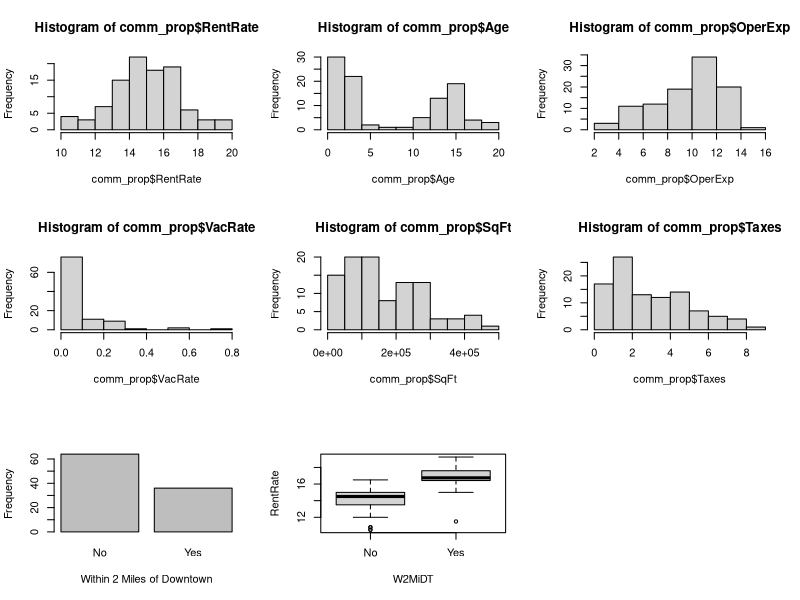
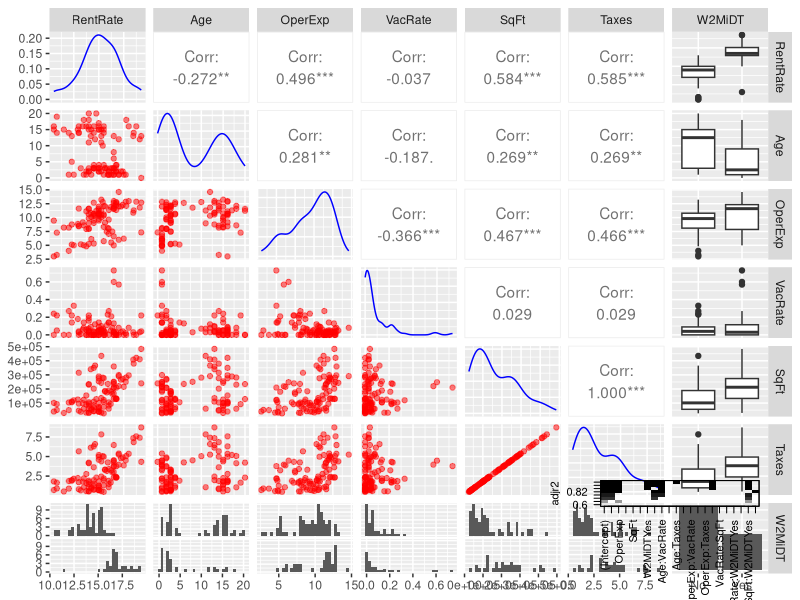
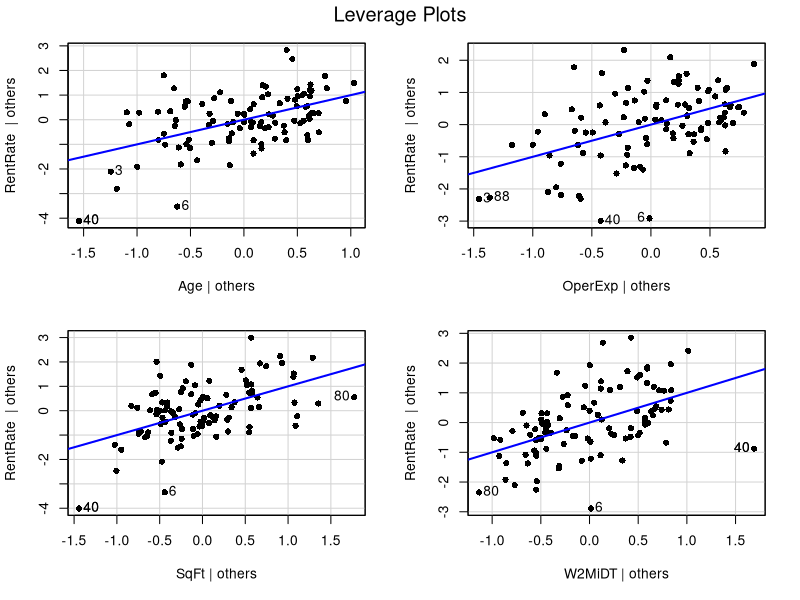
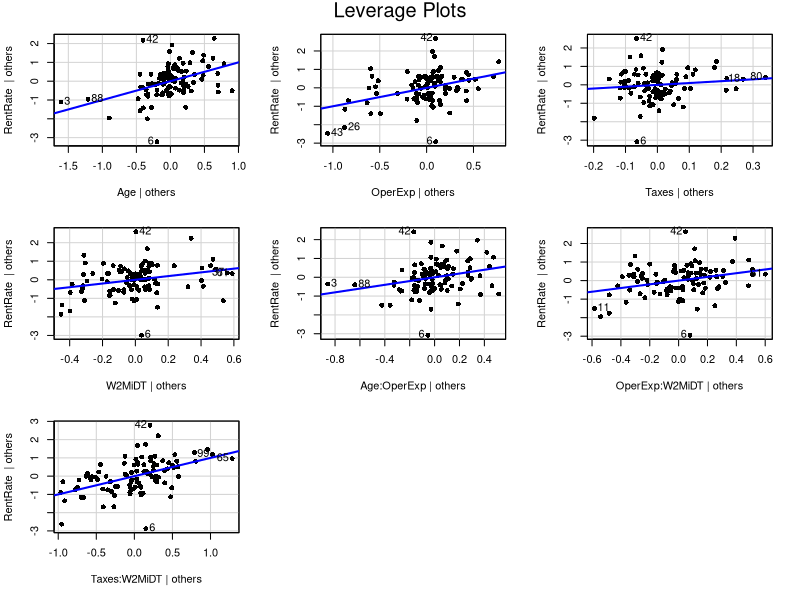
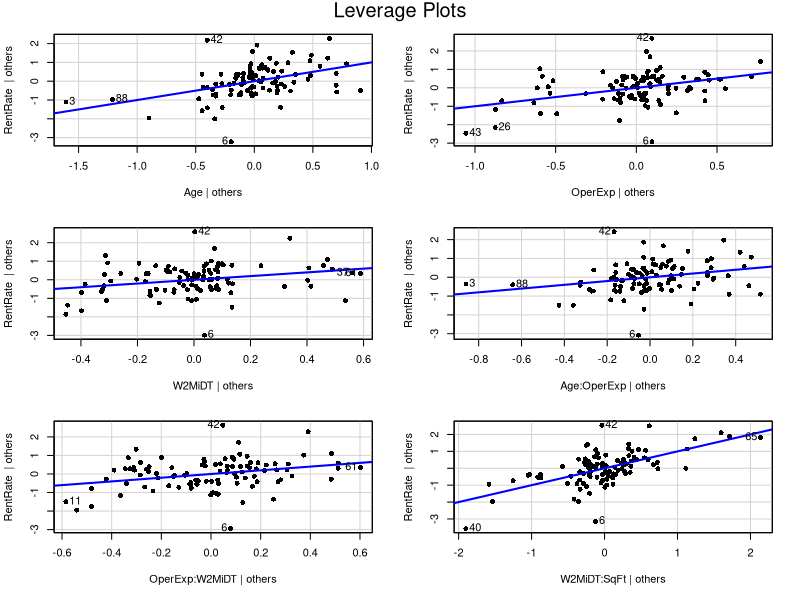
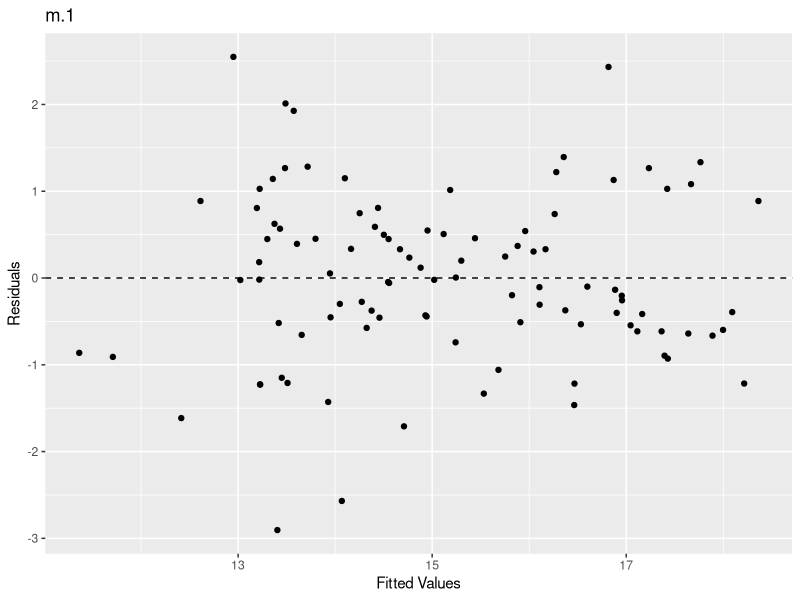
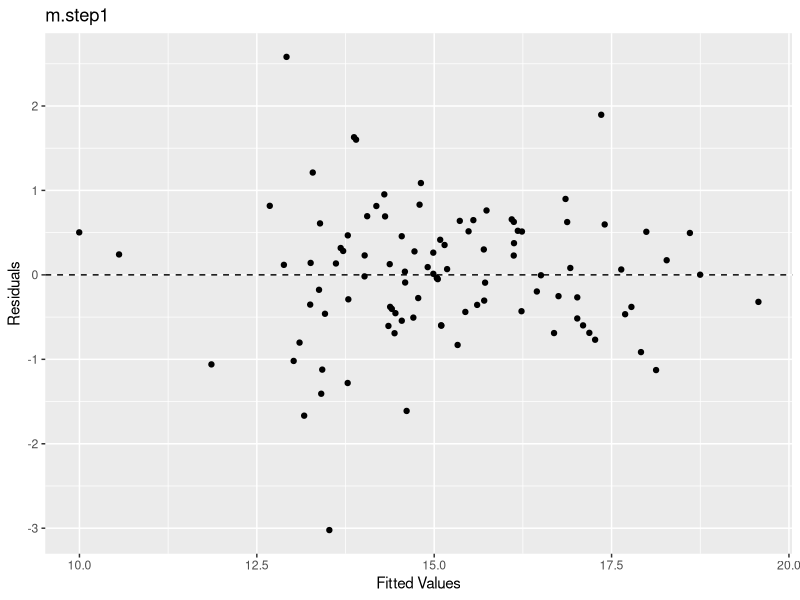
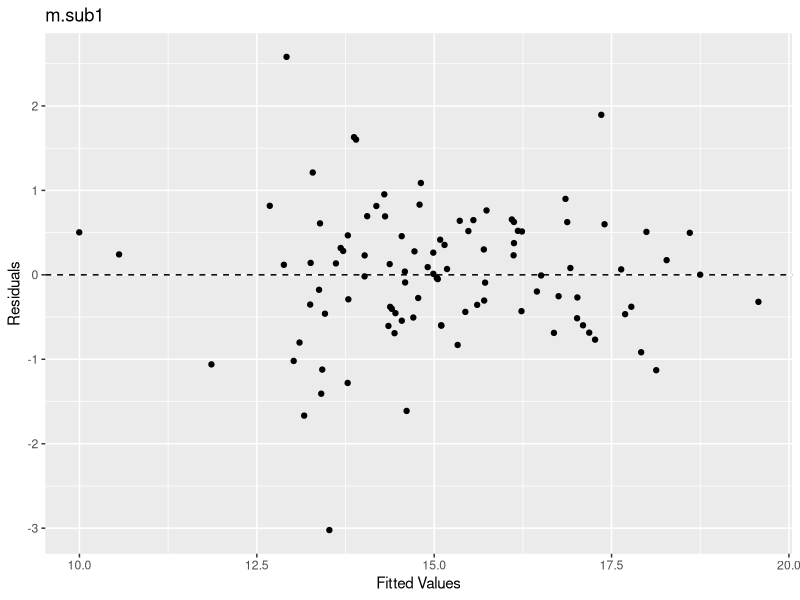

Write R code to recreate these figures, in order.
## ---- chunk 1
knitr::opts_chunk$set(echo = TRUE)
library(ggplot2)
library(dplyr)
library(Hmisc)
library(scales)
library(stats)
library(MASS)
library(leaps)
library(car)
library(GGally)
library(corrplot)
library(knitr)
## ---- chunk 2
comm_prop <- read.csv("comm_prop.csv", header=TRUE)
comm_prop$W2MiDT <- factor(comm_prop$W2MiDT, labels = c("No", "Yes"))

kable(head(comm_prop), format = "html", align='c', caption = "Example of Data") #Head function will return the FIRST 6 rows of the dataset

## ---- chunk 3
summary(comm_prop) #Summary function returns a compact analysis of the dataset
## ---- chunk 4
par(mfrow = c(3,3))
hist(comm_prop$RentRate)
hist(comm_prop$Age)
hist(comm_prop$OperExp)
hist(comm_prop$VacRate)
hist(comm_prop$SqFt)
hist(comm_prop$Taxes)
plot(comm_prop$W2MiDT , xlab="Within 2 Miles of Downtown", ylab="Frequency")
boxplot(RentRate~W2MiDT, data=comm_prop)
## ---- chunk 5
ggpairs(comm_prop[,1:7] , 
        lower = list(continuous = wrap("points", color = "red", alpha = 0.5)), 
        diag = list(continuous = wrap("densityDiag",  color = "blue", alpha = 0.5)))

## ---- chunk 6
m <- lm(RentRate ~ ., data=comm_prop)
summary(m)
## ---- chunk 7
m.1 <- lm(RentRate ~ Age + OperExp + SqFt + W2MiDT, data=comm_prop)
summary(m.1)
## ---- chunk 8
comm_prop.full <- lm(RentRate ~ .*., data = comm_prop)
stepAIC(comm_prop.full, direction ="backward")
## ---- chunk 9
m.step <- lm(formula = RentRate ~ Age + OperExp + VacRate + Taxes + W2MiDT + 
    Age:OperExp + Age:VacRate + OperExp:VacRate + OperExp:W2MiDT + 
    Taxes:W2MiDT, data = comm_prop)
summary(m.step)
## ---- chunk 10
m.step <- lm(formula = RentRate ~ Age + OperExp + Taxes + W2MiDT + 
    Age:OperExp + OperExp:W2MiDT + Taxes:W2MiDT, data = comm_prop)
summary(m.step)
## ---- chunk 11
subsets <- regsubsets(RentRate ~ .*., data=comm_prop)
plot(subsets, scale="adjr2")

## ---- chunk 12
m.sub <- lm(RentRate ~ Age+OperExp+W2MiDT+Age:OperExp+Age:Taxes+OperExp:W2MiDT+SqFt:W2MiDT, data=comm_prop)
summary(m.sub)

## ---- chunk 13
m.sub1 <- lm(RentRate ~ Age+OperExp+W2MiDT+Age:OperExp+OperExp:W2MiDT+SqFt:W2MiDT, data=comm_prop)
summary(m.sub1)
## ---- chunk 14
leveragePlots(m.1,pch=16)

leveragePlots(m.step,pch=16)

leveragePlots(m.sub1,pch=16)
## ---- chunk 15
library(ggplot2)
m_df <- fortify(m.1)
ggplot(m_df, aes(x=.fitted, y=.resid)) +
  geom_point() +
  geom_hline(yintercept = 0, linetype = 2) +
  labs(x="Fitted Values", y="Residuals", title="m.1")
m.step_df <- fortify(m.step)
ggplot(m.step_df, aes(x=.fitted, y=.resid)) +
  geom_point() +
  geom_hline(yintercept = 0, linetype = 2) +
  labs(x="Fitted Values", y="Residuals", title="m.step1")
m.sub_df <- fortify(m.sub1)
ggplot(m.sub_df, aes(x=.fitted, y=.resid)) +
  geom_point() +
  geom_hline(yintercept = 0, linetype = 2) +
  labs(x="Fitted Values", y="Residuals", title="m.sub1")
## ---- chunk 16
car::ncvTest(m.1)
car::ncvTest(m.step)
car::ncvTest(m.sub1)
## ---- chunk 17
shapiro.test(m.1$residuals)
shapiro.test(m.step$residuals)
shapiro.test(m.sub1$residuals)
## ---- chunk 18
par(mfrow=c(2,3))

hist(m.1$residuals)
hist(m.step$residuals)
hist(m.sub1$residuals)

qqnorm(m.1$residuals, pch=16)
qqline(m.1$residuals)

qqnorm(m.step$residuals, pch=16)
qqline(m.step$residuals)

qqnorm(m.sub1$residuals, pch=16)
qqline(m.sub1$residuals)
## ---- chunk 19
car::vif(m.1)
car::vif(m.step)
car::vif(m.sub1)

## ---- chunk 20
new_obs = data.frame(Age=9, SqFt=40,OperExp=13,W2MiDT="No")
predict(m.1, newdata = new_obs, interval="predict")

new_obs = data.frame(Age=9, SqFt=40,OperExp=13,Taxes=.54,W2MiDT="No")
predict(m.step, newdata = new_obs, interval="predict")

new_obs = data.frame(Age=9, SqFt=40,OperExp=13,Taxes=.54,W2MiDT="No")
predict(m.sub1, newdata = new_obs, interval="predict")
